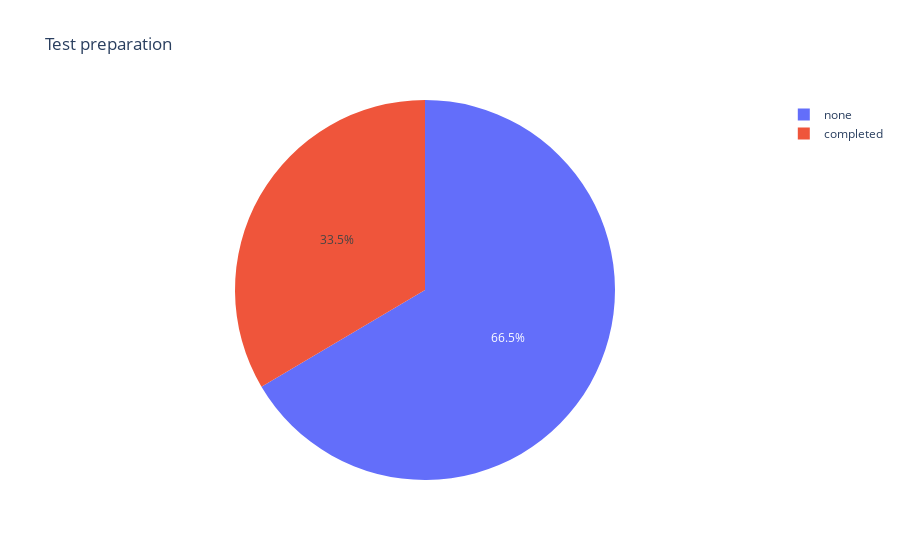

The notebook cell this image was saved under:
### Markdown cell above
Male and Female students seem to be pretty equally distributed

### Code cell
fig2 = px.pie(df, values = df['test_preparation_course'].value_counts().values, names = df['test_preparation_course'].value_counts().index, title = 'Test preparation')
fig2.show()

### Figure 1 — Plotly figure (JSON) as saved in the notebook; plotly's stock layout.template omitted (floating-point values rounded to 4 significant figures)
{"data": [{"domain": {"x": [0, 1], "y": [0, 1]}, "hovertemplate": "label=%{label}<br>value=%{value}<extra></extra>", "labels": ["none", "completed"], "legendgroup": "", "name": "", "showlegend": true, "type": "pie", "values": [665, 335]}], "layout": {"legend": {"tracegroupgap": 0}, "title": {"text": "Test preparation"}}}
